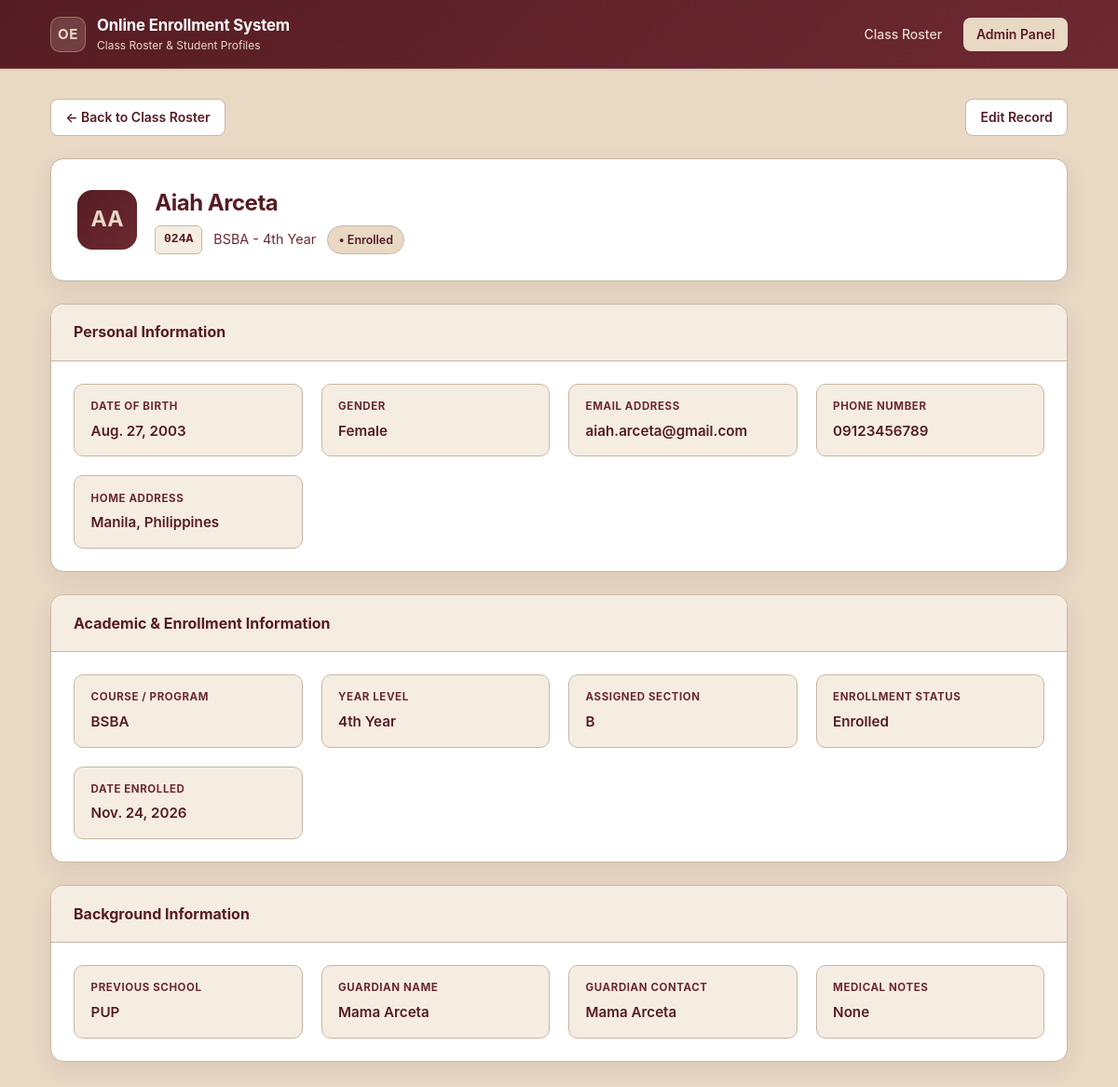
Screenshot of /student/1/ with the database file from the repository.
### enrollment/models.py (models this page shows, shortened)
class Student(models.Model):
    YEAR_LEVEL_CHOICES = [
        ('1st Year', '1st Year'),
        ('2nd Year', '2nd Year'),
        ('3rd Year', '3rd Year'),
        ('4th Year', '4th Year'),
    ]
    STATUS_CHOICES = [
        ('Enrolled', 'Enrolled'),
        ('Pending', 'Pending'),
        ('Dropped', 'Dropped'),
    ]
    student_id = models.CharField(max_length=20, unique=True)
    first_name = models.CharField(max_length=100)
    last_name = models.CharField(max_length=100)
    date_of_birth = models.DateField()
    gender = models.CharField(max_length=20)
    email = models.EmailField(unique=True)
    phone_number = models.CharField(max_length=20)
    address = models.TextField()
    course = models.CharField(max_length=100)
    year_level = models.CharField(max_length=20, choices=YEAR_LEVEL_CHOICES)
    section = models.CharField(max_length=50)
    enrollment_status = models.CharField(max_length=20, choices=STATUS_CHOICES, default='Enrolled')
    date_enrolled = models.DateField(auto_now_add=True)
    previous_school = models.CharField(max_length=150)
    guardian_name = models.CharField(max_length=150)
    guardian_contact = models.CharField(max_length=20)
    medical_notes = models.TextField(blank=True, default="None")

### enrollment/views.py (the view)
# urls.py: path('student/<int:pk>/', views.student_profile, name='student_profile'),
def student_profile(request, pk):
    student = get_object_or_404(Student, pk=pk)
    return render(request, 'enrollment/student_profile.html', {'student': student})

### enrollment/templates/enrollment/student_profile.html (shortened to what this page needs)
{% extends 'enrollment/base.html' %}
{% block content %}
<div class="page-header">
    <a href="{% url 'student_list' %}" class="btn btn-secondary">&larr; Back to Class Roster</a>
    <a href="/admin/enrollment/student/{{ student.pk }}/change/" class="btn btn-secondary">Edit Record</a>
</div>
<div class="card">
    <div class="profile-banner">
        <div class="profile-identity">
            <div class="avatar-lg">
                {{ student.first_name|slice:":1" }}{{ student.last_name|slice:":1" }}
            </div>
            <div>
                <h1 class="profile-name">{{ student.first_name }} {{ student.last_name }}</h1>
                <div class="profile-meta">
                    <span class="id-pill">{{ student.student_id }}</span>
                    <span>{{ student.course }} - {{ student.year_level }}</span>
                    <span class="status-pill status-{{ student.enrollment_status|lower }}">
                        &bull; {{ student.enrollment_status }}
                    </span>
                </div>
            </div>
        </div>
    </div>
</div>
<div class="card">
    <div class="card-header">
        <h3>Personal Information</h3>
    </div>
    <div class="card-body">
        <div class="detail-grid">
            <div class="detail-item">
                <span class="detail-label">Date of Birth</span>
                <div class="detail-value">{{ student.date_of_birth }}</div>
            </div>
            <div class="detail-item">
                <span class="detail-label">Gender</span>
                <div class="detail-value">{{ student.gender }}</div>
            </div>
            <div class="detail-item">
                <span class="detail-label">Email Address</span>
                <div class="detail-value">{{ student.email }}</div>
            </div>
            <div class="detail-item">
                <span class="detail-label">Phone Number</span>
                <div class="detail-value">{{ student.phone_number }}</div>
            </div>
            <div class="detail-item">
                <span class="detail-label">Home Address</span>
                <div class="detail-value">{{ student.address }}</div>
            </div>
        </div>
    </div>
</div>
<div class="card">
    <div class="card-header">
        <h3>Academic &amp; Enrollment Information</h3>
    </div>
    <div class="card-body">
        <div class="detail-grid">
            <div class="detail-item">
                <span class="detail-label">Course / Program</span>
                <div class="detail-value">{{ student.course }}</div>
            </div>
            <div class="detail-item">
                <span class="detail-label">Year Level</span>
                <div class="detail-value">{{ student.year_level }}</div>
            </div>
            <div class="detail-item">
                <span class="detail-label">Assigned Section</span>
                <div class="detail-value">{{ student.section }}</div>
            </div>
            <div class="detail-item">
                <span class="detail-label">Enrollment Status</span>
                <div class="detail-value">{{ student.enrollment_status }}</div>
            </div>
            <div class="detail-item">
                <span class="detail-label">Date Enrolled</span>
                <div class="detail-value">{{ student.date_enrolled }}</div>
            </div>
        </div>
    </div>
</div>
<div class="card">
    <div class="card-header">
        <h3>Background Information</h3>
    </div>
    <div class="card-body">
        <div class="detail-grid">
            <div class="detail-item">
                <span class="detail-label">Previous School</span>
                <div class="detail-value">{{ student.previous_school }}</div>
            </div>
            <div class="detail-item">
                <span class="detail-label">Guardian Name</span>
                <div class="detail-value">{{ student.guardian_name }}</div>
            </div>
            <div class="detail-item">
                <span class="detail-label">Guardian Contact</span>
                <div class="detail-value">{{ student.guardian_contact }}</div>
            </div>
            <div class="detail-item">
                <span class="detail-label">Medical Notes</span>
                <div class="detail-value">{{ student.medical_notes }}</div>
            </div>
        </div>
    </div>
</div>
{% endblock %}

### enrollment/static/enrollment/style.css (style rules this page uses)
:root { --bg-page: #E8D8C4; --bg-surface: #ffffff; --bg-subtle: #f5ede2; --text-main: #561C24; --text-muted: #6D2932; --border-color: #C7B7A3; --primary: #561C24; --primary-hover: #6D2932; --primary-soft: #f3e9dc; --accent: #6D2932; --radius-lg: 14px; --radius-md: 10px; --shadow-sm: 0 1px 3px rgba(86, 28, 36, 0.08); --shadow-md: 0 8px 24px rgba(86, 28, 36, 0.08); }
* { box-sizing: border-box; margin: 0; padding: 0; }
body { font-family: 'Inter', 'Segoe UI', system-ui, -apple-system, sans-serif; background-color: var(--bg-page); color: var(--text-main); line-height: 1.55; -webkit-font-smoothing: antialiased; }
.page-header { display: flex; align-items: flex-end; justify-content: space-between; gap: 1rem; margin-bottom: 1.5rem; flex-wrap: wrap; }
.card { background: var(--bg-surface); border: 1px solid var(--border-color); border-radius: var(--radius-lg); box-shadow: var(--shadow-md); overflow: hidden; margin-bottom: 1.5rem; }
.card-header { padding: 1.1rem 1.5rem; border-bottom: 1px solid var(--border-color); background: var(--bg-subtle); display: flex; align-items: center; justify-content: space-between; gap: 0.75rem; }
.card-header h2, .card-header h3 { font-size: 1rem; font-weight: 700; color: var(--text-main); }
.card-body { padding: 1.5rem; }
.id-pill { font-family: ui-monospace, SFMono-Regular, Menlo, monospace; font-size: 0.82rem; font-weight: 600; background: var(--bg-subtle); color: var(--text-main); border: 1px solid var(--border-color); padding: 0.25rem 0.55rem; border-radius: 6px; }
.status-pill { display: inline-flex; align-items: center; gap: 0.35rem; padding: 0.3rem 0.7rem; border-radius: 999px; font-size: 0.78rem; font-weight: 600; }
.status-enrolled { background: #E8D8C4; color: #561C24; border: 1px solid #C7B7A3; }
.btn { display: inline-flex; align-items: center; gap: 0.4rem; padding: 0.5rem 0.95rem; border-radius: 8px; font-size: 0.875rem; font-weight: 600; text-decoration: none; border: 1px solid transparent; cursor: pointer; transition: all 0.15s ease; }
.btn-secondary { background: var(--bg-surface); color: var(--text-main); border-color: var(--border-color); }
.profile-banner { display: flex; align-items: center; justify-content: space-between; gap: 1.5rem; padding: 1.75rem; flex-wrap: wrap; }
.profile-identity { display: flex; align-items: center; gap: 1.2rem; }
.avatar-lg { width: 64px; height: 64px; border-radius: 16px; background: linear-gradient(135deg, #561C24, #6D2932); color: #E8D8C4; font-size: 1.45rem; font-weight: 700; display: grid; place-items: center; flex-shrink: 0; }
.profile-name { font-size: 1.5rem; font-weight: 700; color: var(--text-main); letter-spacing: -0.02em; }
.profile-meta { display: flex; align-items: center; gap: 0.75rem; margin-top: 0.35rem; flex-wrap: wrap; color: var(--text-muted); font-size: 0.9rem; }
.detail-grid { display: grid; grid-template-columns: repeat(auto-fit, minmax(230px, 1fr)); gap: 1.25rem; }
.detail-item { background: var(--bg-subtle); border: 1px solid var(--border-color); border-radius: var(--radius-md); padding: 0.95rem 1.1rem; }
.detail-label { display: block; font-size: 0.72rem; font-weight: 700; text-transform: uppercase; letter-spacing: 0.05em; color: var(--text-muted); margin-bottom: 0.3rem; }
.detail-value { font-size: 0.95rem; font-weight: 600; color: var(--text-main); word-break: break-word; }

### rows the page displays
Student: first_name "A", last_name "A", first_name "Aiah", last_name "Arceta", student_id "024A", course "BSBA", year_level "4th Year", enrollment_status "Enrolled", date_of_birth "Aug. 27, 2003", gender "Female", email "aiah.arceta@gmail.com", phone_number "09123456789", address "Manila, Philippines", section "B", date_enrolled "Nov. 24, 2026", previous_school "PUP", guardian_name "Mama Arceta", guardian_contact "Mama Arceta", medical_notes "None"
